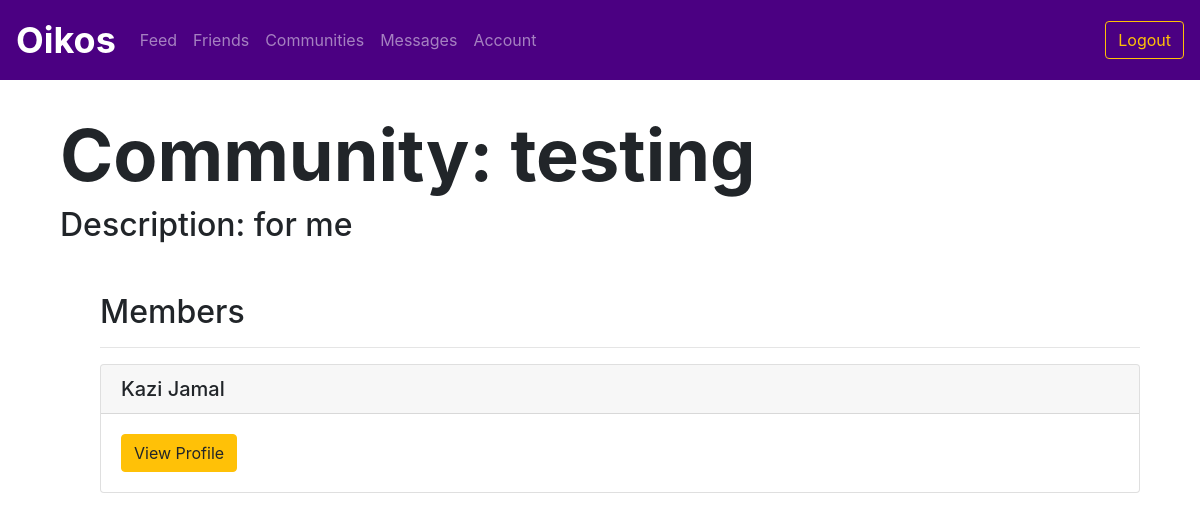
/community/1/members (signed in), run on the app's committed database.
### utl/models.py (models this page shows)
class Community(db.Model):
    communityID = db.Column(db.Integer, primary_key=True)
    name = db.Column(db.Text, nullable=False)
    description = db.Column(db.Text, nullable=False)

class User(db.Model):
    userID = db.Column(db.Integer, primary_key=True)
    email = db.Column(db.Text, unique=True, nullable=False)
    password = db.Column(db.Text, nullable=False)
    firstName = db.Column(db.Text, nullable=False)
    lastName = db.Column(db.Text, nullable=False)
    displayName = db.Column(db.Text, nullable=False)
    grade = db.Column(db.Text, nullable=False)

### app.py (the view)
@app.route("/community/<communityID>/members")
@login_required
def communitymembers(communityID):
    community = communitiesfunctions.getCommunity(communityID)
    members = communitiesfunctions.getMembers(communityID)
    return render_template("communitymembers.html", community=community, members=members)

### app.py (called while the page is built)
def login_required(f):
    @wraps(f)
    def decorated_function(*args, **kwargs):
        if "userID" not in session:
            return redirect(url_for('login'))
        return f(*args, **kwargs)
    return decorated_function

### utl/communities.py (called while the page is built)
def getCommunity(communityID):
    community = Community.query.filter_by(communityID=communityID).first()
    return community

def getMembers(communityID):
    members = Member.query.filter_by(communityID=communityID).all()
    users = []
    for member in members:
        users.append(User.query.filter_by(userID=member.userID).first())
    return users

### templates/communitymembers.html (shortened to what this page needs)
{% extends "logbase.html" %}
{% block body %}
<div class="content mb-5">
     <h1 class="display-3" style="font-weight: 700; padding-left: 5vw; padding-top: 5vh;">Community: {{ community.name }}</h1>
     <h2 style="padding-left: 5vw;">Description: {{ community.description }}</h2>
</div>
<div class="container">
        <div class="col">
            <ul>
                <h2>Members</h2>
                <hr>
                {% for member in members %}
                <div class="card my-3">
                    <h5 class="card-header">{{ member.displayName }}</h5>
                    <div class="card-body">
                        <a href="/profile/{{ member.userID }}" class="btn btn-warning">View Profile</a>
                    </div>
                </div>
                {% endfor %}
            </ul>
        </div>
</div>
{% endblock %}

### data on the page
Community: name "testing", description "for me"
User: displayName "Kazi Jamal"
